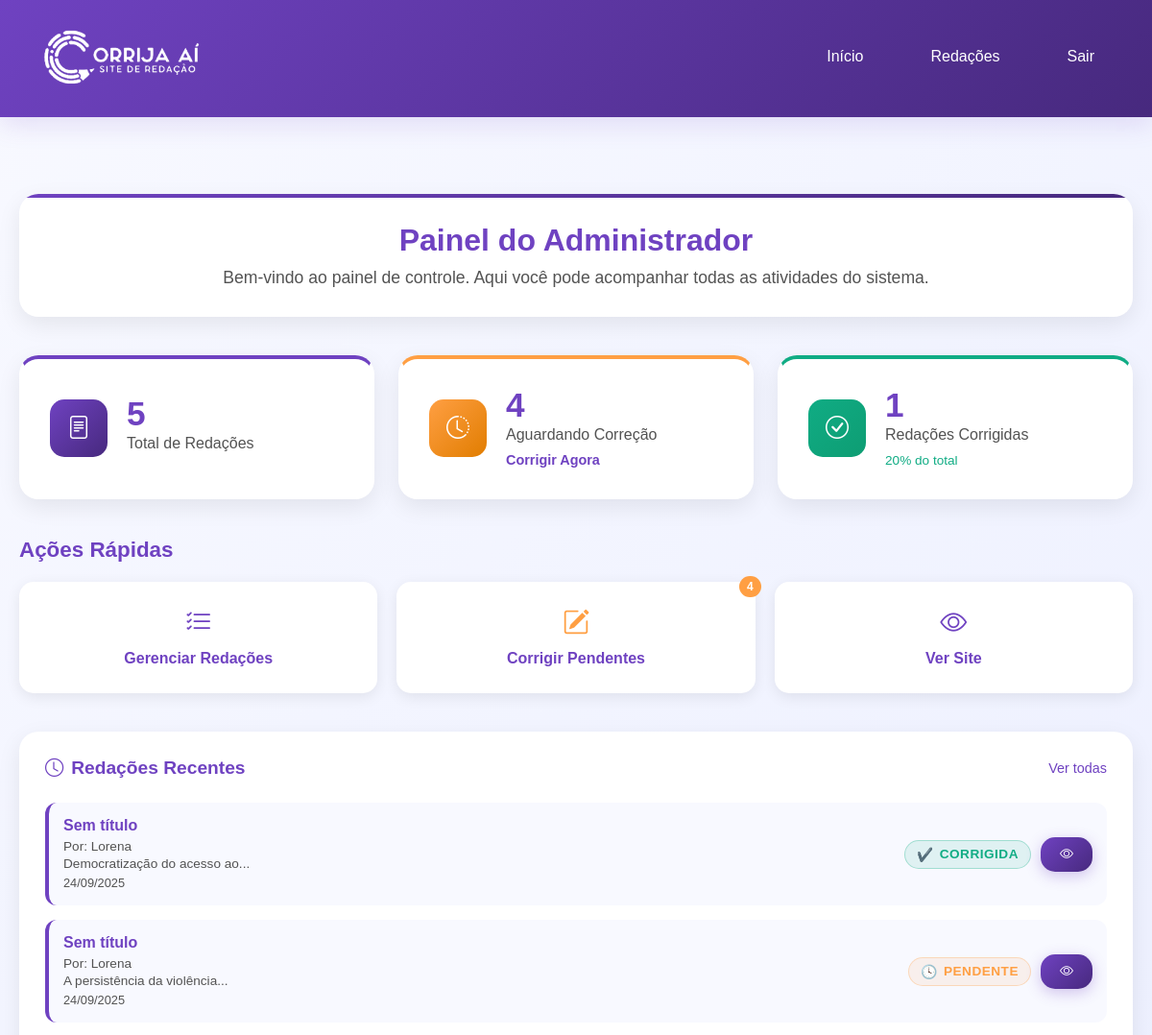
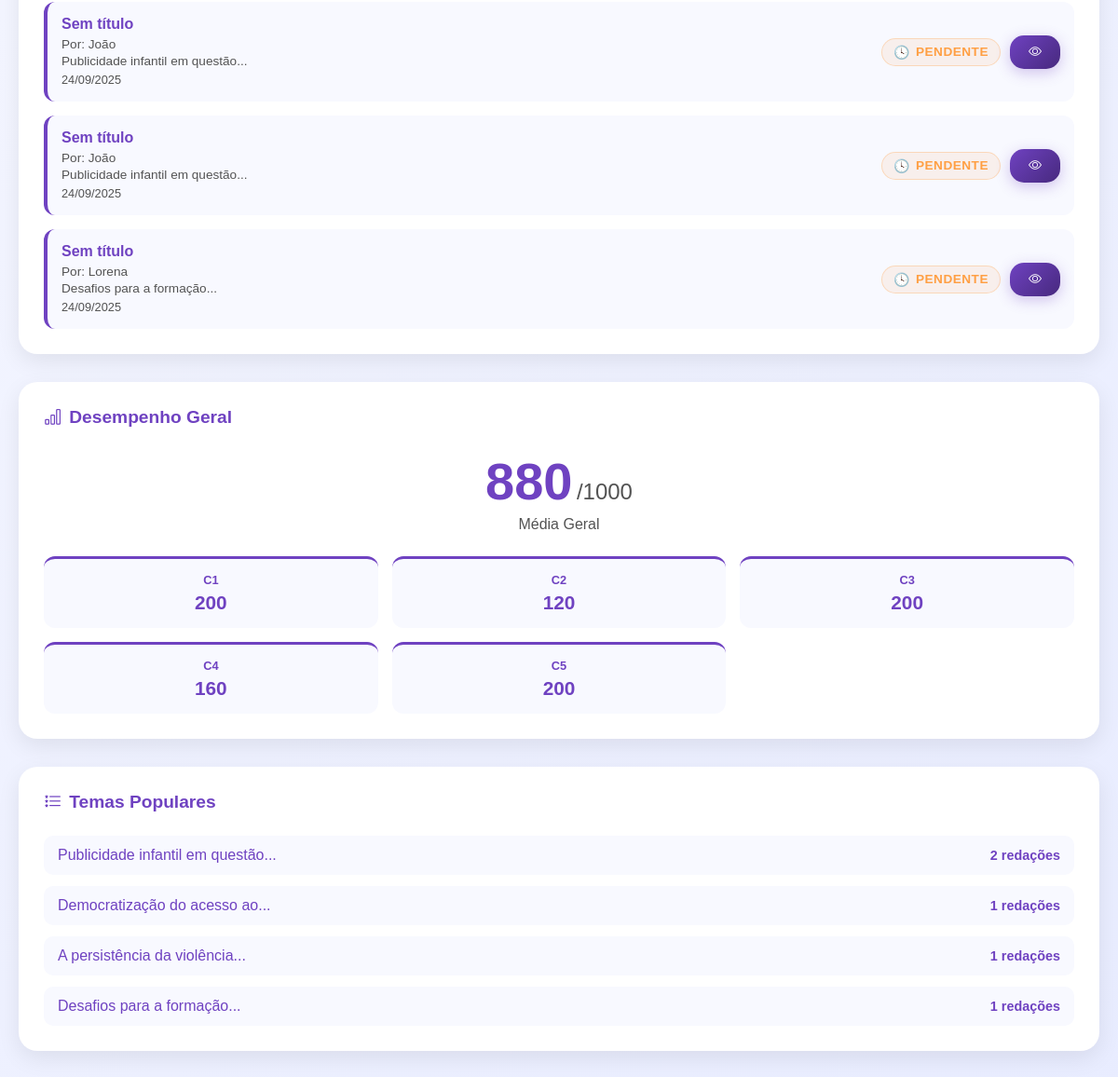
The page /admin/index.php (signed in) on the database its author committed (2 pictures, top to bottom).
### tables this page shows
CREATE TABLE IF NOT EXISTS `redacoes` (
  `id` varchar(255) NOT NULL,
  `usuario_id` int NOT NULL,
  `aluno_nome` varchar(100) NOT NULL,
  `tema` varchar(255) NOT NULL,
  `titulo` varchar(255) DEFAULT NULL,
  `texto` text NOT NULL,
  `data_envio` datetime NOT NULL,
  `status` varchar(50) NOT NULL DEFAULT 'pendente',
  `c1` int DEFAULT '0',
  `c2` int DEFAULT '0',
  `c3` int DEFAULT '0',
  `c4` int DEFAULT '0',
  `c5` int DEFAULT '0',
  `nota_final` int DEFAULT '0',
  `comentarios` text,
  `pontos_fortes` text,
  `pontos_melhoria` text,
  PRIMARY KEY (`id`),
  KEY `usuario_id` (`usuario_id`)
);

### admin/index.php (the view, shortened to what this page needs)
<?php
require_once '../config.php';
$stmt = $pdo->query("SELECT COUNT(*) as total FROM redacoes");
$total_redacoes = $stmt->fetch()['total'];
$stmt = $pdo->query("SELECT COUNT(*) as total FROM redacoes WHERE status = 'pendente'");
$redacoes_pendentes = $stmt->fetch()['total'];
$stmt = $pdo->query("SELECT COUNT(*) as total FROM redacoes WHERE status = 'corrigida'");
$redacoes_corrigidas = $stmt->fetch()['total'];
$stmt = $pdo->query("SELECT * FROM redacoes ORDER BY data_envio DESC LIMIT 5");
$redacoes_recentes = $stmt->fetchAll(PDO::FETCH_ASSOC);
$stmt = $pdo->query("
    SELECT tema, COUNT(*) as count
    FROM redacoes
    GROUP BY tema
    ORDER BY count DESC
    LIMIT 5
");
$temas_populares = $stmt->fetchAll(PDO::FETCH_ASSOC);
$stmt = $pdo->query("
    SELECT AVG(nota_final) as media_geral,
           AVG(c1) as media_c1,
           AVG(c2) as media_c2,
           AVG(c3) as media_c3,
           AVG(c4) as media_c4,
           AVG(c5) as media_c5
    FROM redacoes
    WHERE status = 'corrigida'
");
$medias = $stmt->fetch(PDO::FETCH_ASSOC);
function temaAbreviado($tema) {
    $palavras = explode(' ', $tema);
    return implode(' ', array_slice($palavras, 0, 4)) . (count($palavras) > 4 ? '...' : '');
}
function formatarData($data) {
    return date('d/m/Y', strtotime($data));
}
?>
<!DOCTYPE html>
<html lang="pt-br">
<head>
    <link rel="stylesheet" href="css/style.css">
    <link rel="stylesheet" href="https://cdn.jsdelivr.net/npm/bootstrap-icons@1.13.1/font/bootstrap-icons.min.css">
</head>
<body>
    <?php include 'header.php'; ?>
    <div class="container">
        <div class="welcome-section">
            <h2>Painel do Administrador</h2>
            <p class="welcome-text">Bem-vindo ao painel de controle. Aqui você pode acompanhar todas as atividades do sistema.</p>
        </div>
        <div class="stats-grid">
            <div class="stat-card total-redacoes">
                <div class="stat-icon">
                    <i class="bi bi-file-text"></i>
                </div>
                <div class="stat-content">
                    <h3><?php echo number_format($total_redacoes); ?></h3>
                    <p>Total de Redações</p>
                </div>
            </div>
            <div class="stat-card pendentes">
                <div class="stat-icon">
                    <i class="bi bi-clock-history"></i>
                </div>
                <div class="stat-content">
                    <h3><?php echo number_format($redacoes_pendentes); ?></h3>
                    <p>Aguardando Correção</p>
                    <?php if($redacoes_pendentes > 0): ?>
                        <a href="redacoes.php" class="quick-action">Corrigir Agora</a>
                    <?php endif; ?>
                </div>
            </div>
            <div class="stat-card corrigidas">
                <div class="stat-icon">
                    <i class="bi bi-check-circle"></i>
                </div>
                <div class="stat-content">
                    <h3><?php echo number_format($redacoes_corrigidas); ?></h3>
                    <p>Redações Corrigidas</p>
                    <span class="percentage">
                        <?php echo $total_redacoes > 0 ? round(($redacoes_corrigidas / $total_redacoes) * 100, 1) : 0; ?>% do total
                    </span>
                </div>
            </div>
        </div>
        <div class="quick-actions-section">
            <h3>Ações Rápidas</h3>
            <div class="quick-actions-grid">
                <a href="redacoes.php" class="action-card">
                    <i class="bi bi-list-check"></i>
                    <span>Gerenciar Redações</span>
                </a>
                <a href="redacoes.php?status=pendente" class="action-card pending">
                    <i class="bi bi-pencil-square"></i>
                    <span>Corrigir Pendentes</span>
                    <?php if($redacoes_pendentes > 0): ?>
                        <span class="badge"><?php echo $redacoes_pendentes; ?></span>
                    <?php endif; ?>
                </a>
                <a href="../inicio.php" class="action-card" target="_blank">
                    <i class="bi bi-eye"></i>
                    <span>Ver Site</span>
                </a>
            </div>
        </div>
        <div class="dashboard-grid">
            <div class="dashboard-card recent-essays">
                <div class="card-header">
                    <h3><i class="bi bi-clock"></i> Redações Recentes</h3>
                    <a href="redacoes.php" class="view-all">Ver todas</a>
                </div>
                <div class="card-content">
                    <?php if (empty($redacoes_recentes)): ?>
                        <div class="empty-state-mini">
                            <i class="bi bi-inbox"></i>
                            <p>Nenhuma redação encontrada</p>
                        </div>
                    <?php else: ?>
                        <div class="recent-list">
                            <?php foreach ($redacoes_recentes as $redacao): ?>
                                <div class="recent-item">
                                    <div class="recent-info">
                                        <h4><?php echo htmlspecialchars($redacao['titulo'] ?: 'Sem título'); ?></h4>
                                        <p class="author">Por: <?php echo htmlspecialchars($redacao['aluno_nome']); ?></p>
                                        <p class="theme"><?php echo htmlspecialchars(temaAbreviado($redacao['tema'])); ?></p>
                                        <span class="date"><?php echo formatarData($redacao['data_envio']); ?></span>
                                    </div>
                                    <div class="recent-actions">
                                        <span class="status-badge status-<?php echo $redacao['status']; ?>">
                                            <?php echo ucfirst($redacao['status']); ?>
                                        </span>
                                        <a href="ver_redacao.php?id=<?php echo $redacao['id']; ?>" class="btn btn-sm">
                                            <i class="bi bi-eye"></i>
                                        </a>
                                    </div>
                                </div>
                            <?php endforeach; ?>
                        </div>
                    <?php endif; ?>
                </div>
            </div>
            <?php if ($redacoes_corrigidas > 0): ?>
            <div class="dashboard-card performance">
                <div class="card-header">
                    <h3><i class="bi bi-bar-chart"></i> Desempenho Geral</h3>
                </div>
                <div class="card-content">
                    <div class="performance-overview">
                        <div class="overall-score">
                            <span class="score-number"><?php echo round($medias['media_geral'] ?? 0); ?></span>
                            <span class="score-total">/1000</span>
                            <p>Média Geral</p>
                        </div>
                        <div class="competencias-mini">
                            <div class="comp-mini">
                                <span class="comp-label">C1</span>
                                <span class="comp-score"><?php echo round($medias['media_c1'] ?? 0); ?></span>
                            </div>
                            <div class="comp-mini">
                                <span class="comp-label">C2</span>
                                <span class="comp-score"><?php echo round($medias['media_c2'] ?? 0); ?></span>
                            </div>
                            <div class="comp-mini">
                                <span class="comp-label">C3</span>
                                <span class="comp-score"><?php echo round($medias['media_c3'] ?? 0); ?></span>
                            </div>
                            <div class="comp-mini">
                                <span class="comp-label">C4</span>
                                <span class="comp-score"><?php echo round($medias['media_c4'] ?? 0); ?></span>
                            </div>
                            <div class="comp-mini">
                                <span class="comp-label">C5</span>
                                <span class="comp-score"><?php echo round($medias['media_c5'] ?? 0); ?></span>
                            </div>
                        </div>
                    </div>
                </div>
            </div>
            <?php endif; ?>
            <div class="dashboard-card themes">
                <div class="card-header">
                    <h3><i class="bi bi-list-stars"></i> Temas Populares</h3>
                </div>
                <div class="card-content">
                    <?php if (empty($temas_populares)): ?>
                        <div class="empty-state-mini">
                            <i class="bi bi-tag"></i>
                            <p>Nenhum tema encontrado</p>
                        </div>
                    <?php else: ?>
                        <div class="themes-list">
                            <?php foreach ($temas_populares as $tema): ?>
                                <div class="theme-item">
                                    <span class="theme-name"><?php echo htmlspecialchars(temaAbreviado($tema['tema'])); ?></span>
                                    <span class="theme-count"><?php echo $tema['count']; ?> redações</span>
                                </div>
                            <?php endforeach; ?>
                        </div>
                    <?php endif; ?>
                </div>
            </div>
        </div>
    </div>
</body>
</html>

### rows shown on the page
redacoes: titulo "Sem título", aluno_nome "Lorena", tema "Democratização do acesso ao...", data_envio "24/09/2025", status "CORRIGIDA"
redacoes: titulo "Sem título", aluno_nome "Lorena", tema "A persistência da violência...", data_envio "24/09/2025", status "PENDENTE"
redacoes: titulo "Sem título", aluno_nome "João", tema "Publicidade infantil em questão...", data_envio "24/09/2025", status "PENDENTE"
redacoes: titulo "Sem título", aluno_nome "João", tema "Publicidade infantil em questão...", data_envio "24/09/2025", status "PENDENTE"
redacoes: titulo "Sem título", aluno_nome "Lorena", tema "Desafios para a formação...", data_envio "24/09/2025", status "PENDENTE"

### other values the page prints
$total_redacoes "5"
$redacoes_pendentes "4"
$redacoes_corrigidas "1"
$medias['media_geral'] "880"
$medias['media_c1'] "200"
$medias['media_c2'] "120"
$medias['media_c3'] "200"
$medias['media_c4'] "160"
$medias['media_c5'] "200"
temaAbreviado($tema['tema']) "Publicidade infantil em questão..."
$tema['count'] "2"
temaAbreviado($tema['tema']) "Democratização do acesso ao..."
$tema['count'] "1"
temaAbreviado($tema['tema']) "A persistência da violência..."
temaAbreviado($tema['tema']) "Desafios para a formação..."
